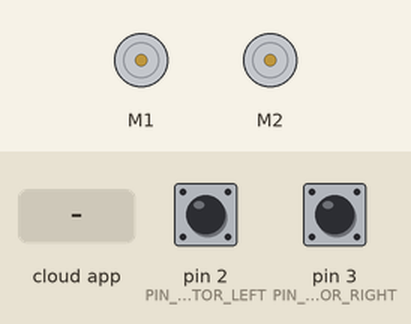
Recording of a sketch running on a simulated Arduino Uno, built with avr-gcc and run on an emulated ATmega328P. On the bench: 2 × DC motor (green arrow = forward, orange = backward, longer = faster). The test bench sets the inputs (shaded band); at power-on: pin 2 (PIN_ENCOD_A_MOTOR_LEFT) HIGH, pin 3 (PIN_ENCOD_A_MOTOR_RIGHT) HIGH. The ROS host is connected and sends only what is stated.

Above: at 1.2 s.
1.3 s: the phone or cloud app sets linear.x to -100
At 1.6 s:
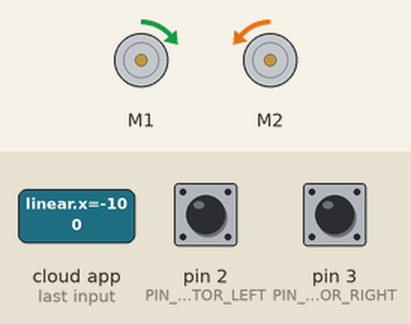
3.8 s: the phone or cloud app sets angular.z to 100
At 4.6 s:
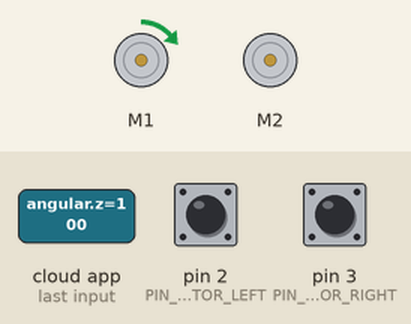
6.3 s: the phone or cloud app sets linear.x to 100
At 6.6 s:
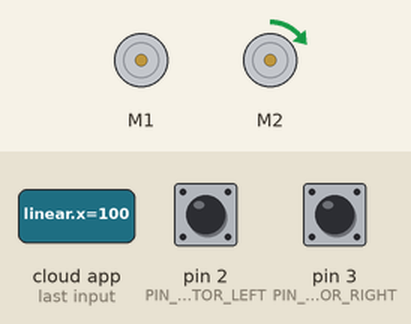
Timing chart, 0 to 9.3 s (numbered marks = the images above; inputs shaded):
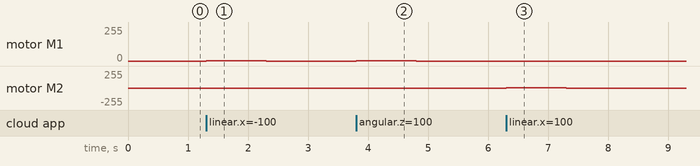

The sketch:

Motor.ino
```cpp
#include <Adafruit_MotorShield.h>
#include <Wire.h>
#include <PID_v1.h>
#include <ros.h>
#include <std_msgs/String.h>
#include <geometry_msgs/Vector3Stamped.h>
#include <geometry_msgs/Twist.h>
#include <nav_msgs/Odometry.h>
#include <ros/time.h>

//initializing all the variables
#define LOOPTIME                      100     //Looptime in millisecond
const byte noCommLoopMax = 10;                //number of main loops the robot will execute without communication before stopping
unsigned int noCommLoops = 0;                 //main loop without communication counter


const int PIN_ENCOD_A_MOTOR_LEFT = 2;               //A channel for encoder of left motor
const int PIN_ENCOD_B_MOTOR_LEFT = 4;               //B channel for encoder of left motor

const int PIN_ENCOD_A_MOTOR_RIGHT = 3;              //A channel for encoder of right motor
const int PIN_ENCOD_B_MOTOR_RIGHT = 5;              //B channel for encoder of right motor

const int ENCODER_TICKS_PER_REV = 32;
const int ENCODER_TICKS_TOLERANCE = 1;               //32 ticks if counting rising and falling for one encoder channel

unsigned long lastMilli = 0;
const double radius = 0.04;                   //Wheel radius, in m
const double wheelbase = 0.187;               //Wheelbase, in m

double speed_req = 0;                         //Desired linear speed for the robot, in m/s
double angular_speed_req = 0;                 //Desired angular speed for the robot, in rad/s

double speed_req_left = 0;                    //Desired speed for left wheel in m/s
double speed_act_left = 0;                    //Actual speed for left wheel in m/s
double speed_cmd_left = 0;                    //Command speed for left wheel in m/s

double speed_req_right = 0;                   //Desired speed for right wheel in m/s
double speed_act_right = 0;                   //Actual speed for right wheel in m/s
double speed_cmd_right = 0;                   //Command speed for right wheel in m/s

double position_x = 0;
double position_y = 0;
double angle_phi = 0;

const double max_speed = 255;                 //Max speed in m/s

int PWM_leftMotor = 0;                     //PWM command for left motor
int PWM_rightMotor = 0;                    //PWM command for right motor

// PID Parameters
const double PID_left_param[] = { 1, 0.1, 0.1 }; //Respectively Kp, Ki and Kd for left motor PID
const double PID_right_param[] = { 1, 0.0, 0.1 }; //Respectively Kp, Ki and Kd for right motor PID

volatile float pos_left = 0;       //Left motor encoder position
volatile float pos_right = 0;      //Right motor encoder position

PID PID_leftMotor(&speed_act_left, &speed_cmd_left, &speed_req_left, PID_left_param[0], PID_left_param[1], PID_left_param[2], DIRECT);          //Setting up the PID for left motor
PID PID_rightMotor(&speed_act_right, &speed_cmd_right, &speed_req_right, PID_right_param[0], PID_right_param[1], PID_right_param[2], DIRECT);   //Setting up the PID for right motor

Adafruit_MotorShield AFMS = Adafruit_MotorShield();  // Create the motor shield object with the default I2C address
Adafruit_DCMotor *leftMotor = AFMS.getMotor(1);      //Create left motor object
Adafruit_DCMotor *rightMotor = AFMS.getMotor(2);     //Create right motor object

ros::NodeHandle nh;

//function that will be called when receiving command from host
void handle_cmd (const geometry_msgs::Twist& cmd_vel) {
  noCommLoops = 0;                                                  //Reset the counter for number of main loops without communication

  speed_req = cmd_vel.linear.x;                                     //Extract the commanded linear speed from the message

  angular_speed_req = cmd_vel.angular.z;                            //Extract the commanded angular speed from the message

  speed_req_left = (2*speed_req - angular_speed_req*wheelbase)/(2);     //Calculate the required speed for the left motor to comply with commanded linear and angular speeds
  speed_req_right = (2*speed_req + angular_speed_req*wheelbase)/(2);     //Calculate the required speed for the right motor to comply with commanded linear and angular speeds
}

ros::Subscriber<geometry_msgs::Twist> cmd_vel("cmd_vel", handle_cmd);   //create a subscriber to ROS topic for velocity commands (will execute "handle_cmd" function when receiving data)
nav_msgs::Odometry odom;                                //create a "speed_msg" ROS message
ros::Publisher odom_pub("odom", &odom);                          //create a publisher to ROS topic "odom" using the Odometry type

//__________________________________________________________________________

void setup() {

  nh.initNode();                            //init ROS node
  nh.getHardware()->setBaud(57600);         //set baud for ROS serial communication
  nh.subscribe(cmd_vel);                    //suscribe to ROS topic for velocity commands
  nh.advertise(odom_pub);                  //prepare to publish speed in ROS topic

  AFMS.begin();

  //setting motor speeds to zero
  leftMotor->setSpeed(0);
  leftMotor->run(BRAKE);
  rightMotor->setSpeed(0);
  rightMotor->run(BRAKE);

  //setting PID parameters
  PID_leftMotor.SetSampleTime(95);
  PID_rightMotor.SetSampleTime(95);
  PID_leftMotor.SetOutputLimits(-max_speed, max_speed);
  PID_rightMotor.SetOutputLimits(-max_speed, max_speed);
  PID_leftMotor.SetMode(AUTOMATIC);
  PID_rightMotor.SetMode(AUTOMATIC);

  // Define the rotary encoder for left motor
  pinMode(PIN_ENCOD_A_MOTOR_LEFT, INPUT);
  pinMode(PIN_ENCOD_B_MOTOR_LEFT, INPUT);
  digitalWrite(PIN_ENCOD_A_MOTOR_LEFT, HIGH);                // turn on pullup resistor
  digitalWrite(PIN_ENCOD_B_MOTOR_LEFT, HIGH);
  attachInterrupt(0, encoderLeftMotor, RISING);

  // Define the rotary encoder for right motor
  pinMode(PIN_ENCOD_A_MOTOR_RIGHT, INPUT);
  pinMode(PIN_ENCOD_B_MOTOR_RIGHT, INPUT);
  digitalWrite(PIN_ENCOD_A_MOTOR_RIGHT, HIGH);                // turn on pullup resistor
  digitalWrite(PIN_ENCOD_B_MOTOR_RIGHT, HIGH);
  attachInterrupt(1, encoderRightMotor, RISING);
}

//_________________________________________________________________________

void loop() {
  nh.spinOnce();
  if((millis()-lastMilli) >= LOOPTIME)
  {                                                                           // enter timed loop
    lastMilli = millis();

    if (abs(pos_left) < ENCODER_TICKS_TOLERANCE){                                                   //Avoid taking in account small disturbances
      speed_act_left = 0;
    }
    else {
      speed_act_left=(pos_left/ENCODER_TICKS_PER_REV)*(2*PI*radius)*(1000/LOOPTIME);           // calculate speed of left wheel
    }

    if (abs(pos_right) < ENCODER_TICKS_TOLERANCE){                                                  //Avoid taking in account small disturbances
      speed_act_right = 0;
    }
    else {
    speed_act_right=(pos_right/ENCODER_TICKS_PER_REV)*(2*PI*radius)*(1000/LOOPTIME);          // calculate speed of right wheel
    }

    pos_left = 0;
    pos_right = 0;

    speed_cmd_left = constrain(speed_cmd_left, -max_speed, max_speed);
    PID_leftMotor.Compute();                                                 // compute PWM value for left motor
    PWM_leftMotor = constrain(speed_cmd_left, -255, 255); //

    if (noCommLoops >= noCommLoopMax) {                   //Stopping if too much time without command
      leftMotor->setSpeed(0);
      leftMotor->run(BRAKE);
    }
    else if (speed_req_left == 0){                        //Stopping
      leftMotor->setSpeed(0);
      leftMotor->run(BRAKE);
    }
    else if (PWM_leftMotor > 0){                          //Going forward
      leftMotor->setSpeed(abs(PWM_leftMotor));
      leftMotor->run(BACKWARD);
    }
    else {                                               //Going backward
      leftMotor->setSpeed(abs(PWM_leftMotor));
      leftMotor->run(FORWARD);
    }

    speed_cmd_right = constrain(speed_cmd_right, -max_speed, max_speed);
    PID_rightMotor.Compute();                                                 // compute PWM value for right motor                                           // compute PWM value for left motor
    PWM_rightMotor = constrain(speed_cmd_right, -255, 255); //

    if (noCommLoops >= noCommLoopMax) {                   //Stopping if too much time without command
      rightMotor->setSpeed(0);
      rightMotor->run(BRAKE);
    }
    else if (speed_req_right == 0){                       //Stopping
      rightMotor->setSpeed(0);
      rightMotor->run(BRAKE);
    }
    else if (PWM_rightMotor > 0){                         //Going forward
      rightMotor->setSpeed(abs(PWM_rightMotor));
      rightMotor->run(FORWARD);
    }
    else {                                                //Going backward
      rightMotor->setSpeed(abs(PWM_rightMotor));
      rightMotor->run(BACKWARD);
    }

    if((millis()-lastMilli) >= LOOPTIME){         //write an error if execution time of the loop in longer than the specified looptime
      Serial.println(" TOO LONG ");
    }

    noCommLoops++;
    if (noCommLoops == 65535){
      noCommLoops = noCommLoopMax;
    }

    publishOdom(LOOPTIME);   //Publish odometry on ROS topic
  }
 }

//Publish function for odometry, uses a vector type message to send the data (message type is not meant for that but that's easier than creating a specific message type)
void publishOdom(double delta_time) {
  double linear_velocity = (speed_act_right + speed_act_left)/2;
  double angular_velocity = (speed_act_right - speed_act_left)/wheelbase;

  double dx_dt = linear_velocity * cos(angle_phi);
  double dy_dt = linear_velocity * sin(angle_phi);
  double dphi_dt = angular_velocity;

  position_x = position_x * (dx_dt * delta_time/1000);
  position_y = position_x * (dy_dt * delta_time/1000);
  angle_phi = angle_phi * (dphi_dt * delta_time/1000);

  //next, we'll publish the odometry message over ROS
  nav_msgs::Odometry odom;
  odom.header.stamp = nh.now();
  odom.header.frame_id = "odom";

  //set the position
  odom.pose.pose.position.x = position_x;
  odom.pose.pose.position.y = position_y;
  odom.pose.pose.position.z = 0.0;

  //set the orientatoin
  odom.pose.pose.orientation.w = cos(angle_phi/2.0);
  odom.pose.pose.orientation.x = 0;
  odom.pose.pose.orientation.y = 0;
  odom.pose.pose.orientation.z = sin(angle_phi/2.0);
  double mag = pow(odom.pose.pose.orientation.w*odom.pose.pose.orientation.w + odom.pose.pose.orientation.z*odom.pose.pose.orientation.z, 0.5);
  odom.pose.pose.orientation.z = odom.pose.pose.orientation.z / mag;
  odom.pose.pose.orientation.w = odom.pose.pose.orientation.w / mag;
  //set the velocity
  odom.child_frame_id = "base_link";
  odom.twist.twist.linear.x = dx_dt;
  odom.twist.twist.linear.y = dy_dt;
  odom.twist.twist.angular.z = dphi_dt;

  //publish the message
  odom_pub.publish(&odom);
  nh.spinOnce();
  nh.loginfo("Publishing odometry");
}

//Left motor encoder counter
void encoderLeftMotor() {
  if (digitalRead(PIN_ENCOD_A_MOTOR_LEFT) == digitalRead(PIN_ENCOD_B_MOTOR_LEFT)) pos_left++;
  else pos_left--;
}

//Right motor encoder counter
void encoderRightMotor() {
  if (digitalRead(PIN_ENCOD_A_MOTOR_RIGHT) == digitalRead(PIN_ENCOD_B_MOTOR_RIGHT)) pos_right--;
  else pos_right++;
}
```

Measured:
- after the input at 1.3 s, motor M1: stopped → forward 1/255 at once, → stopped 1.0 s later; motor M2: stopped → backward 1/255 at once, → stopped 1.0 s later
- after the input at 3.8 s, motor M1: stopped → forward 1/255 at once, → stopped 1.0 s later
- after the input at 6.3 s, motor M2: stopped → forward 1/255 at once, → stopped 1.0 s later
